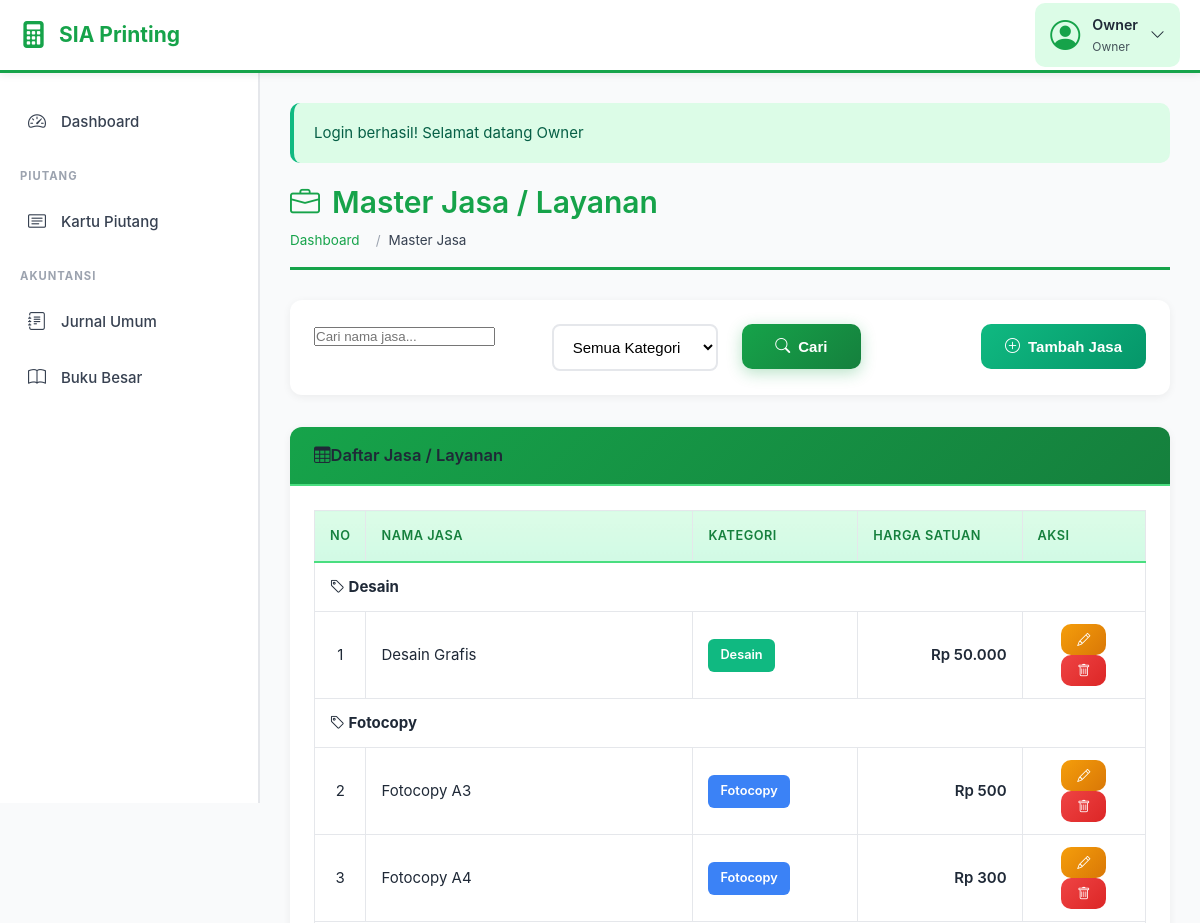
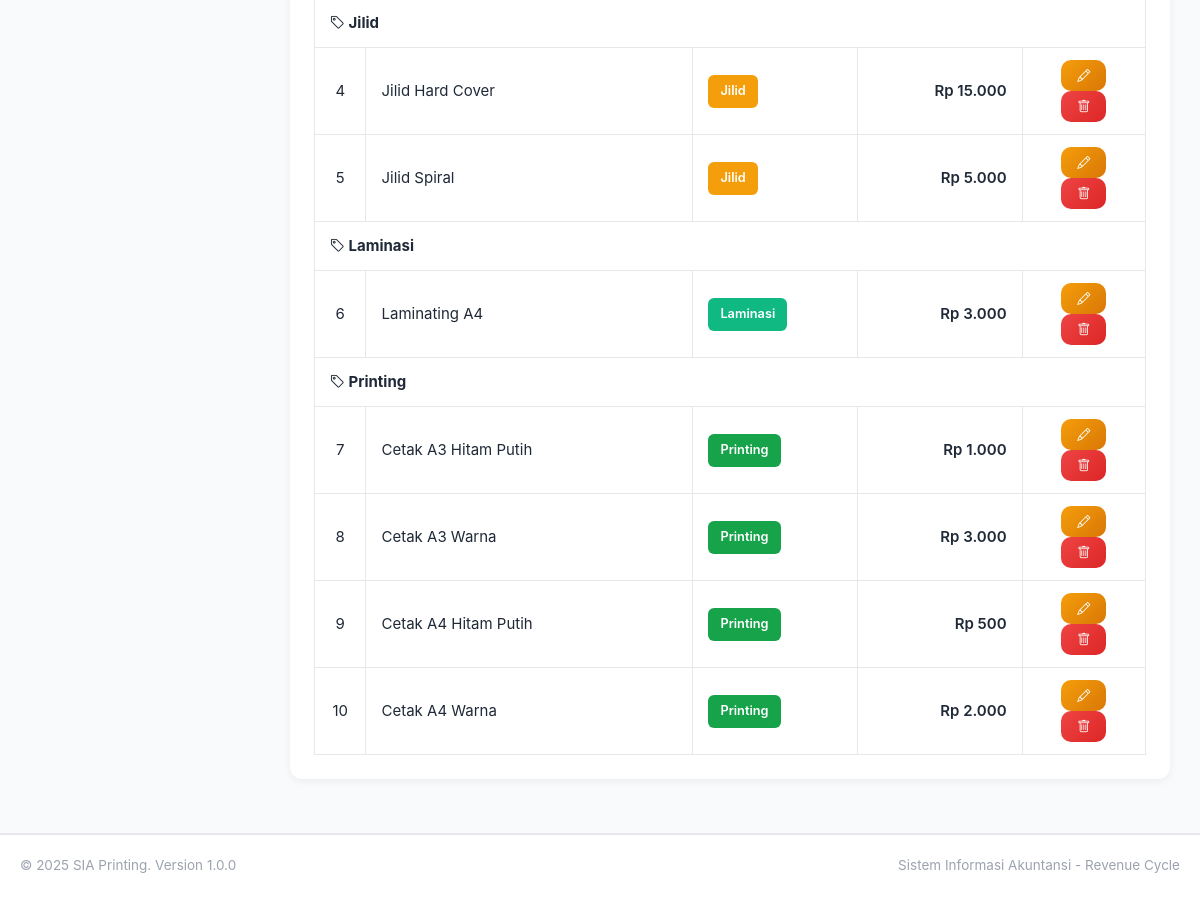
Page /master-jasa.php (signed in) on the committed database (2 pictures, top to bottom).
### tables this page shows
CREATE TABLE `master_jasa` (
  `id_jasa` int(11) NOT NULL,
  `nama_jasa` varchar(100) NOT NULL,
  `kategori` varchar(50) NOT NULL,
  `harga_satuan` decimal(15,2) DEFAULT NULL,
  `created_at` timestamp NOT NULL DEFAULT current_timestamp()
);

### master-jasa.php (the view, shortened to what this page needs)
<?php
require_once 'config.php';
$search = isset($_GET['search']) ? clean_input($_GET['search']) : '';
$filter_kategori = isset($_GET['filter_kategori']) ? $_GET['filter_kategori'] : '';
$query = "SELECT * FROM master_jasa WHERE 1=1";
$query .= " ORDER BY kategori ASC, nama_jasa ASC";
$result = $conn->query($query);
include 'includes/header.php';
?>
<div class="page-title">
    <h1><i class="bi bi-briefcase me-2"></i>Master Jasa / Layanan</h1>
    <nav aria-label="breadcrumb">
        <ol class="breadcrumb">
            <li class="breadcrumb-item"><a href="dashboard.php">Dashboard</a></li>
            <li class="breadcrumb-item active">Master Jasa</li>
        </ol>
    </nav>
</div>
<div class="card mb-4">
    <div class="card-body">
        <div class="row">
            <div class="col-md-8">
                <form method="GET" action="" class="row g-3">
                    <div class="col-md-5">
                        <input type="text" name="search" class="form-control"
                               placeholder="Cari nama jasa..."
                               value="<?php echo $search; ?>">
                    </div>
                    <div class="col-md-4">
                        <select name="filter_kategori" class="form-select">
                            <option value="">Semua Kategori</option>
                        </select>
                    </div>
                    <div class="col-md-3">
                        <button type="submit" class="btn btn-primary w-100">
                            <i class="bi bi-search me-1"></i>Cari
                        </button>
                    </div>
                </form>
            </div>
            <div class="col-md-4 text-end">
                <button type="button" class="btn btn-success" data-bs-toggle="modal" data-bs-target="#modalTambah">
                    <i class="bi bi-plus-circle me-1"></i>Tambah Jasa
                </button>
            </div>
        </div>
    </div>
</div>
<div class="card">
    <div class="card-header bg-primary text-white">
        <h5 class="mb-0">
            <i class="bi bi-table me-2"></i>Daftar Jasa / Layanan
        </h5>
    </div>
    <div class="card-body">
        <div class="table-responsive">
            <table class="table table-hover table-bordered">
                <thead class="table-light">
                    <tr>
                        <th width="5%" class="text-center">No</th>
                        <th width="40%">Nama Jasa</th>
                        <th width="20%">Kategori</th>
                        <th width="20%" class="text-end">Harga Satuan</th>
                        <th width="15%" class="text-center">Aksi</th>
                    </tr>
                </thead>
                <tbody>
                    <?php if ($result->num_rows > 0): ?>
                        <?php
                        $no = 1;
                        $current_kategori = '';
                        while ($row = $result->fetch_assoc()):
                            if ($current_kategori != $row['kategori'] && !$filter_kategori) {
                                $current_kategori = $row['kategori'];
                        ?>
                                <tr class="table-secondary">
                                    <td colspan="5" class="fw-bold">
                                        <i class="bi bi-tag me-2"></i>
                                        <?php echo $current_kategori; ?>
                                    </td>
                                </tr>
                        <?php } ?>
                            <tr>
                                <td class="text-center"><?php echo $no++; ?></td>
                                <td><?php echo $row['nama_jasa']; ?></td>
                                <td>
                                    <span class="badge <?php
                                        echo ($row['kategori'] == 'Printing') ? 'bg-primary' :
                                             (($row['kategori'] == 'Fotocopy') ? 'bg-info' :
                                             (($row['kategori'] == 'Jilid') ? 'bg-warning' : 'bg-success'));
                                    ?>">
                                        <?php echo $row['kategori']; ?>
                                    </span>
                                </td>
                                <td class="text-end fw-semibold">
                                    <?php echo ($row['harga_satuan'] > 0) ? format_rupiah($row['harga_satuan']) : '-'; ?>
                                </td>
                                <td class="text-center">
                                    <button type="button" class="btn btn-sm btn-warning"
                                            onclick="editJasa(<?php echo htmlspecialchars(json_encode($row)); ?>)">
                                        <i class="bi bi-pencil"></i>
                                    </button>
                                    <button type="button" class="btn btn-sm btn-danger"
                                            onclick="hapusJasa(<?php echo $row['id_jasa']; ?>, '<?php echo $row['nama_jasa']; ?>')">
                                        <i class="bi bi-trash"></i>
                                    </button>
                                </td>
                            </tr>
                        <?php endwhile; ?>
                    <?php endif; ?>
                </tbody>
            </table>
        </div>
    </div>
</div>
<?php include 'includes/footer.php'; ?>

### assets/css/style.css (style rules this page uses)
* { margin: 0; padding: 0; box-sizing: border-box; }
:root { --primary-green: #16a34a; --dark-green: #15803d; --light-green: #4ade80; --very-light-green: #dcfce7; --accent-blue: #3b82f6; --dark-blue: #1e40af; --white: #ffffff; --off-white: #f9fafb; --light-gray: #e5e7eb; --medium-gray: #9ca3af; --dark-gray: #374151; --text-dark: #1f2937; --danger: #ef4444; --warning: #f59e0b; --success: #10b981; }
html, body { font-family: -apple-system, BlinkMacSystemFont, "Segoe UI", Roboto, "Helvetica Neue", Arial, sans-serif; background: var(--off-white); color: var(--text-dark); line-height: 1.6; font-size: 15px; }
body { min-height: 100vh; }
a { text-decoration: none; color: var(--primary-green); }
h1, h2, h3, h4, h5, h6 { font-weight: 600; line-height: 1.3; color: var(--text-dark); }
h1 { font-size: 2rem; }
h5 { font-size: 1.1rem; }
.btn { padding: 14px 24px; border: none; border-radius: 10px; font-size: 1rem; font-weight: 600; cursor: pointer; transition: all 0.3s ease; display: inline-flex; align-items: center; justify-content: center; gap: 8px; text-align: center; }
.btn-primary { background: linear-gradient(135deg, var(--primary-green), var(--dark-green)); color: var(--white); width: 100%; box-shadow: 0 4px 15px rgba(22, 163, 74, 0.3); }
.page-title { margin-bottom: 30px; padding-bottom: 15px; border-bottom: 3px solid var(--primary-green); }
.page-title h1 { color: var(--primary-green); margin-bottom: 8px; display: flex; align-items: center; gap: 12px; }
.breadcrumb { display: flex; gap: 8px; font-size: 0.9rem; color: var(--medium-gray); list-style: none; }
.breadcrumb-item { display: flex; align-items: center; gap: 8px; }
.breadcrumb-item::after { content: '/'; margin-left: 8px; }
.breadcrumb-item:last-child::after { content: ''; }
.breadcrumb-item.active { color: var(--dark-gray); }
.card { background: var(--white); border-radius: 12px; box-shadow: 0 2px 8px rgba(0, 0, 0, 0.06); margin-bottom: 24px; overflow: hidden; transition: all 0.3s ease; }
.card-header { padding: 18px 24px; background: linear-gradient(135deg, var(--very-light-green), #d1fae5); border-bottom: 2px solid var(--light-green); font-weight: 600; color: var(--dark-green); }
.card-header.bg-primary { background: linear-gradient(135deg, var(--primary-green), var(--dark-green)); color: var(--white); }
.card-body { padding: 24px; }
.row { display: flex; flex-wrap: wrap; margin: 0 -12px; }
.col-md-3 { flex: 0 0 25%; max-width: 25%; padding: 0 12px; }
.col-md-4 { flex: 0 0 33.333%; max-width: 33.333%; padding: 0 12px; }
.col-md-5 { flex: 0 0 41.666%; max-width: 41.666%; padding: 0 12px; }
.col-md-8 { flex: 0 0 66.666%; max-width: 66.666%; padding: 0 12px; }
.table-responsive { overflow-x: auto; }
.table { width: 100%; border-collapse: collapse; background: var(--white); }
.table thead th { background: linear-gradient(to bottom, var(--very-light-green), #d1fae5); color: var(--dark-green); font-weight: 600; text-transform: uppercase; font-size: 0.85rem; letter-spacing: 0.5px; padding: 15px; text-align: left; border-bottom: 2px solid var(--light-green); }
.table tbody td { padding: 12px 15px; border-bottom: 1px solid var(--light-gray); }
.table-bordered { border: 1px solid var(--light-gray); }
.table-bordered th, .table-bordered td { border: 1px solid var(--light-gray); }
.btn-success { background: linear-gradient(135deg, var(--success), #059669); color: var(--white); }
.btn-warning { background: linear-gradient(135deg, var(--warning), #d97706); color: var(--white); }
.btn-danger { background: linear-gradient(135deg, var(--danger), #dc2626); color: var(--white); }
.btn-sm { padding: 8px 16px; font-size: 0.875rem; }
.badge { display: inline-block; padding: 6px 12px; font-size: 0.85rem; font-weight: 600; border-radius: 6px; }
.bg-success { background: var(--success); color: var(--white); }
.bg-warning { background: var(--warning); color: var(--white); }
.bg-info { background: var(--accent-blue); color: var(--white); }
.bg-primary { background: var(--primary-green); color: var(--white); }
.form-select { width: 100%; padding: 12px 15px; border: 2px solid var(--light-gray); border-radius: 8px; font-size: 1rem; transition: all 0.3s ease; background: var(--white); }
.text-center { text-align: center; }
.text-end { text-align: right; }
.fw-bold { font-weight: 700; }
.fw-semibold { font-weight: 600; }
.mb-0 { margin-bottom: 0; }
.mb-4 { margin-bottom: 32px; }
[data-bs-toggle="modal"] { cursor: pointer; }

### rows in the picture
master_jasa: kategori "Desain", nama_jasa "Desain Grafis", harga_satuan "Rp 50.000"
master_jasa: kategori "Fotocopy", nama_jasa "Fotocopy A3", harga_satuan "Rp 500"
master_jasa: nama_jasa "Fotocopy A4", kategori "Fotocopy", harga_satuan "Rp 300"
master_jasa: kategori "Jilid", nama_jasa "Jilid Hard Cover", harga_satuan "Rp 15.000"
master_jasa: nama_jasa "Jilid Spiral", kategori "Jilid", harga_satuan "Rp 5.000"
master_jasa: kategori "Laminasi", nama_jasa "Laminating A4", harga_satuan "Rp 3.000"
master_jasa: kategori "Printing", nama_jasa "Cetak A3 Hitam Putih", harga_satuan "Rp 1.000"
master_jasa: nama_jasa "Cetak A3 Warna", kategori "Printing", harga_satuan "Rp 3.000"
master_jasa: nama_jasa "Cetak A4 Hitam Putih", kategori "Printing", harga_satuan "Rp 500"
master_jasa: nama_jasa "Cetak A4 Warna", kategori "Printing", harga_satuan "Rp 2.000"

### other values in the picture
APP_NAME "SIA Printing"
$_SESSION['nama'] "Owner"
$_SESSION['user_role'] "Owner"
$alert['message'] "Login berhasil! Selamat datang Owner"
APP_VERSION "1.0.0"
